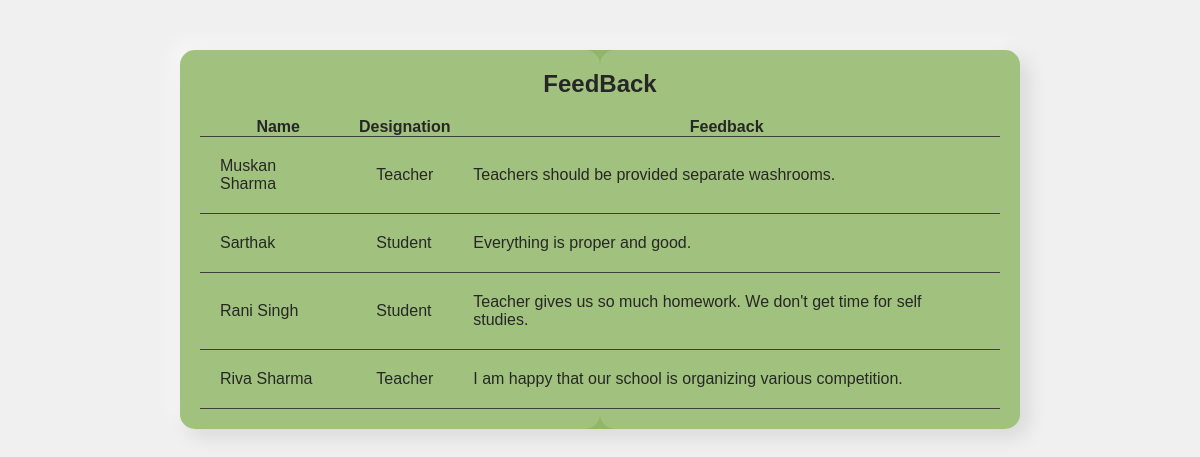
The app's page /head/showfeed/ with its own data.
### principal/models.py (models this page shows)
class Feedback(models.Model):
    name = models.CharField(max_length=50)
    designation = models.CharField(max_length=20)
    feedback = models.TextField()

### principal/views.py (the view)
# urls.py: path('showfeed/', views.show_feed, name="showfeed"),
def show_feed(request):
    tf = Feedback.objects.all()
    return render(request, 'showfeed.html', {'tf':tf})

### principal/templates/principal/showfeed.html (shortened to what this page needs)
<!DOCTYPE html>
<html lang="en">
<head>
</head>
<body>
  <div class="glass-neu-table">
    <h2>FeedBack</h2>
      <table id="customers">
      <tr>
        <th>Name</th>
        <th>Designation</th>
        <th>Feedback</th>
      </tr>
      {% for t in tf %}
      <tr>
        <td>{{t.name}}</td>
        <td>{{t.designation}}</td>
        <td>{{t.feedback}}</td>
      </tr>
      {% endfor %}
      </table>
  </div>
</body>
</html>

### principal/templates/principal/showfeed.html (style rules this page uses)
* { margin: 0; padding: 0; }
body { font-family: Arial, sans-serif; background-color: #f0f0f0; }
.glass-neu-table { position: relative; background-color: rgba(95, 154, 31, 0.651); box-shadow: 8px 8px 20px rgba(0, 0, 0, 0.1), -8px -8px 20px rgba(255, 255, 255, 0.5); border-radius: 15px; padding: 20px; width: 800px; margin: 50px auto; }
.glass-neu-table h2 { text-align: center; font-size: 24px; margin-bottom: 20px; }
table { width: 100%; border-collapse: collapse; }
tr { border-bottom: 1px solid #1e1d1d; }
td { padding: 20px; }
.glass-neu-table::before, .glass-neu-table::after { content: ''; position: absolute; top: 0; left: 0; width: 50%; height: 100%; background: rgba(255, 255, 255, 0.15); border-radius: 15px; pointer-events: none; }
.glass-neu-table::after { left: auto; right: 0; }

### records on screen
Feedback: name "Muskan Sharma", designation "Teacher", feedback "Teachers should be provided separate washrooms."
Feedback: name "Sarthak", designation "Student", feedback "Everything is proper and good."
Feedback: name "Rani Singh", designation "Student", feedback "Teacher gives us so much homework. We don't get time for self studies."
Feedback: name "Riva Sharma", designation "Teacher", feedback "I am happy that our school is organizing various competition."
